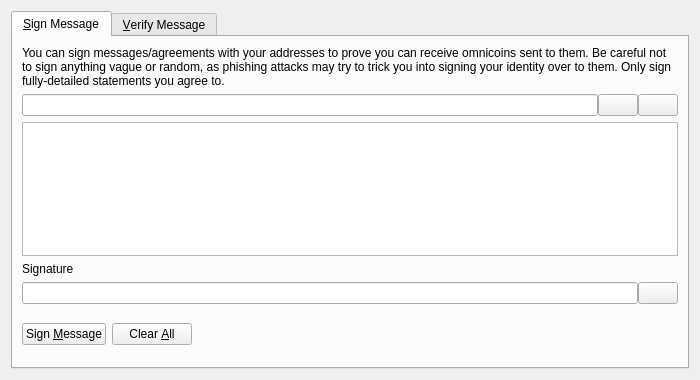
<?xml version="1.0" encoding="UTF-8"?>
<ui version="4.0">
 <class>SignVerifyMessageDialog</class>
 <widget class="QDialog" name="SignVerifyMessageDialog">
  <property name="geometry">
   <rect>
    <x>0</x>
    <y>0</y>
    <width>700</width>
    <height>380</height>
   </rect>
  </property>
  <property name="windowTitle">
   <string>Signatures - Sign / Verify a Message</string>
  </property>
  <property name="modal">
   <bool>true</bool>
  </property>
  <layout class="QVBoxLayout" name="verticalLayout">
   <item>
    <widget class="QTabWidget" name="tabWidget">
     <property name="currentIndex">
      <number>0</number>
     </property>
     <widget class="QWidget" name="tabSignMessage">
      <attribute name="title">
       <string>&amp;Sign Message</string>
      </attribute>
      <layout class="QVBoxLayout" name="verticalLayout_SM">
       <item>
        <widget class="QLabel" name="infoLabel_SM">
         <property name="text">
          <string>You can sign messages/agreements with your addresses to prove you can receive omnicoins sent to them. Be careful not to sign anything vague or random, as phishing attacks may try to trick you into signing your identity over to them. Only sign fully-detailed statements you agree to.</string>
         </property>
         <property name="textFormat">
          <enum>Qt::PlainText</enum>
         </property>
         <property name="wordWrap">
          <bool>true</bool>
         </property>
        </widget>
       </item>
       <item>
        <layout class="QHBoxLayout" name="horizontalLayout_1_SM">
         <property name="spacing">
          <number>0</number>
         </property>
         <item>
          <widget class="QValidatedLineEdit" name="addressIn_SM">
           <property name="toolTip">
            <string>The Omnicoin address to sign the message with</string>
           </property>
          </widget>
         </item>
         <item>
          <widget class="QPushButton" name="addressBookButton_SM">
           <property name="toolTip">
            <string>Choose previously used address</string>
           </property>
           <property name="text">
            <string/>
           </property>
           <property name="icon">
            <iconset resource="../omnicoin.qrc">
             <normaloff>:/icons/address-book</normaloff>:/icons/address-book</iconset>
           </property>
           <property name="shortcut">
            <string>Alt+A</string>
           </property>
           <property name="autoDefault">
            <bool>false</bool>
           </property>
          </widget>
         </item>
         <item>
          <widget class="QPushButton" name="pasteButton_SM">
           <property name="toolTip">
            <string>Paste address from clipboard</string>
           </property>
           <property name="text">
            <string/>
           </property>
           <property name="icon">
            <iconset resource="../omnicoin.qrc">
             <normaloff>:/icons/editpaste</normaloff>:/icons/editpaste</iconset>
           </property>
           <property name="shortcut">
            <string>Alt+P</string>
           </property>
           <property name="autoDefault">
            <bool>false</bool>
           </property>
          </widget>
         </item>
        </layout>
       </item>
       <item>
        <widget class="QPlainTextEdit" name="messageIn_SM">
         <property name="toolTip">
          <string>Enter the message you want to sign here</string>
         </property>
        </widget>
       </item>
       <item>
        <widget class="QLabel" name="signatureLabel_SM">
         <property name="text">
          <string>Signature</string>
         </property>
         <property name="textFormat">
          <enum>Qt::PlainText</enum>
         </property>
        </widget>
       </item>
       <item>
        <layout class="QHBoxLayout" name="horizontalLayout_2_SM">
         <property name="spacing">
          <number>0</number>
         </property>
         <item>
          <widget class="QLineEdit" name="signatureOut_SM">
           <property name="font">
            <font>
             <italic>true</italic>
            </font>
           </property>
           <property name="readOnly">
            <bool>true</bool>
           </property>
          </widget>
         </item>
         <item>
          <widget class="QPushButton" name="copySignatureButton_SM">
           <property name="toolTip">
            <string>Copy the current signature to the system clipboard</string>
           </property>
           <property name="text">
            <string/>
           </property>
           <property name="icon">
            <iconset resource="../omnicoin.qrc">
             <normaloff>:/icons/editcopy</normaloff>:/icons/editcopy</iconset>
           </property>
           <property name="autoDefault">
            <bool>false</bool>
           </property>
          </widget>
         </item>
        </layout>
       </item>
       <item>
        <layout class="QHBoxLayout" name="horizontalLayout_3_SM">
         <item>
          <widget class="QPushButton" name="signMessageButton_SM">
           <property name="toolTip">
            <string>Sign the message to prove you own this Omnicoin address</string>
           </property>
           <property name="text">
            <string>Sign &amp;Message</string>
           </property>
           <property name="icon">
            <iconset resource="../omnicoin.qrc">
             <normaloff>:/icons/edit</normaloff>:/icons/edit</iconset>
           </property>
           <property name="autoDefault">
            <bool>false</bool>
           </property>
          </widget>
         </item>
         <item>
          <widget class="QPushButton" name="clearButton_SM">
           <property name="toolTip">
            <string>Reset all sign message fields</string>
           </property>
           <property name="text">
            <string>Clear &amp;All</string>
           </property>
           <property name="icon">
            <iconset resource="../omnicoin.qrc">
             <normaloff>:/icons/remove</normaloff>:/icons/remove</iconset>
           </property>
           <property name="autoDefault">
            <bool>false</bool>
           </property>
          </widget>
         </item>
         <item>
          <spacer name="horizontalSpacer_1_SM">
           <property name="orientation">
            <enum>Qt::Horizontal</enum>
           </property>
           <property name="sizeHint" stdset="0">
            <size>
             <width>40</width>
             <height>48</height>
            </size>
           </property>
          </spacer>
         </item>
         <item>
          <widget class="QLabel" name="statusLabel_SM">
           <property name="font">
            <font>
             <weight>75</weight>
             <bold>true</bold>
            </font>
           </property>
           <property name="text">
            <string/>
           </property>
           <property name="wordWrap">
            <bool>true</bool>
           </property>
          </widget>
         </item>
         <item>
          <spacer name="horizontalSpacer_2_SM">
           <property name="orientation">
            <enum>Qt::Horizontal</enum>
           </property>
           <property name="sizeHint" stdset="0">
            <size>
             <width>40</width>
             <height>48</height>
            </size>
           </property>
          </spacer>
         </item>
        </layout>
       </item>
      </layout>
     </widget>
     <widget class="QWidget" name="tabVerifyMessage">
      <attribute name="title">
       <string>&amp;Verify Message</string>
      </attribute>
      <layout class="QVBoxLayout" name="verticalLayout_VM">
       <item>
        <widget class="QLabel" name="infoLabel_VM">
         <property name="text">
          <string>Enter the receiver's address, message (ensure you copy line breaks, spaces, tabs, etc. exactly) and signature below to verify the message. Be careful not to read more into the signature than what is in the signed message itself, to avoid being tricked by a man-in-the-middle attack. Note that this only proves the signing party receives with the address, it cannot prove sendership of any transaction!</string>
         </property>
         <property name="textFormat">
          <enum>Qt::PlainText</enum>
         </property>
         <property name="alignment">
          <set>Qt::AlignLeading|Qt::AlignLeft|Qt::AlignTop</set>
         </property>
         <property name="wordWrap">
          <bool>true</bool>
         </property>
        </widget>
       </item>
       <item>
        <layout class="QHBoxLayout" name="horizontalLayout_1_VM">
         <property name="spacing">
          <number>0</number>
         </property>
         <item>
          <widget class="QValidatedLineEdit" name="addressIn_VM">
           <property name="toolTip">
            <string>The Omnicoin address the message was signed with</string>
           </property>
          </widget>
         </item>
         <item>
          <widget class="QPushButton" name="addressBookButton_VM">
           <property name="toolTip">
            <string>Choose previously used address</string>
           </property>
           <property name="text">
            <string/>
           </property>
           <property name="icon">
            <iconset resource="../omnicoin.qrc">
             <normaloff>:/icons/address-book</normaloff>:/icons/address-book</iconset>
           </property>
           <property name="shortcut">
            <string>Alt+A</string>
           </property>
           <property name="autoDefault">
            <bool>false</bool>
           </property>
          </widget>
         </item>
        </layout>
       </item>
       <item>
        <widget class="QPlainTextEdit" name="messageIn_VM"/>
       </item>
       <item>
        <widget class="QValidatedLineEdit" name="signatureIn_VM"/>
       </item>
       <item>
        <layout class="QHBoxLayout" name="horizontalLayout_2_VM">
         <item>
          <widget class="QPushButton" name="verifyMessageButton_VM">
           <property name="toolTip">
            <string>Verify the message to ensure it was signed with the specified Omnicoin address</string>
           </property>
           <property name="text">
            <string>Verify &amp;Message</string>
           </property>
           <property name="icon">
            <iconset resource="../omnicoin.qrc">
             <normaloff>:/icons/transaction_0</normaloff>:/icons/transaction_0</iconset>
           </property>
           <property name="autoDefault">
            <bool>false</bool>
           </property>
          </widget>
         </item>
         <item>
          <widget class="QPushButton" name="clearButton_VM">
           <property name="toolTip">
            <string>Reset all verify message fields</string>
           </property>
           <property name="text">
            <string>Clear &amp;All</string>
           </property>
           <property name="icon">
            <iconset resource="../omnicoin.qrc">
             <normaloff>:/icons/remove</normaloff>:/icons/remove</iconset>
           </property>
           <property name="autoDefault">
            <bool>false</bool>
           </property>
          </widget>
         </item>
         <item>
          <spacer name="horizontalSpacer_1_VM">
           <property name="orientation">
            <enum>Qt::Horizontal</enum>
           </property>
           <property name="sizeHint" stdset="0">
            <size>
             <width>40</width>
             <height>48</height>
            </size>
           </property>
          </spacer>
         </item>
         <item>
          <widget class="QLabel" name="statusLabel_VM">
           <property name="font">
            <font>
             <weight>75</weight>
             <bold>true</bold>
            </font>
           </property>
           <property name="text">
            <string/>
           </property>
           <property name="wordWrap">
            <bool>true</bool>
           </property>
          </widget>
         </item>
         <item>
          <spacer name="horizontalSpacer_2_VM">
           <property name="orientation">
            <enum>Qt::Horizontal</enum>
           </property>
           <property name="sizeHint" stdset="0">
            <size>
             <width>40</width>
             <height>48</height>
            </size>
           </property>
          </spacer>
         </item>
        </layout>
       </item>
      </layout>
     </widget>
    </widget>
   </item>
  </layout>
 </widget>
 <customwidgets>
  <customwidget>
   <class>QValidatedLineEdit</class>
   <extends>QLineEdit</extends>
   <header>qvalidatedlineedit.h</header>
  </customwidget>
 </customwidgets>
 <resources>
  <include location="../omnicoin.qrc"/>
 </resources>
 <connections/>
</ui>
